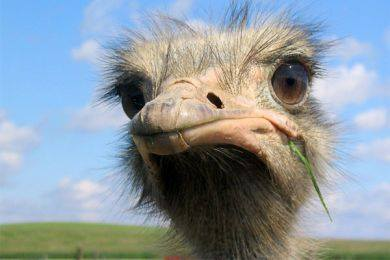
#> input picture LAB3/strus.jpeg, 390 x 260 px
$ python server_zad3.py
#> lines starting #> are read from the running program, lines starting #| are printed output that depends on the picture
### LAB3/zad1.py
import os
import numpy as np
from PIL import Image
from multiprocessing import Pool

# [54 lines left out: functions replicate_edges, edge_filter, not called in this run]

def determine_split_type(n_clients): # możaby też na takie pionowe paski po prostu podzielić
    if n_clients < 1:
        return 1, 1

    rows = int(np.sqrt(n_clients))
    cols = n_clients // rows

    if rows * cols != n_clients:
        return 1, n_clients

    return rows, cols

def split_image(image, n_clients):
    rows, cols = determine_split_type(n_clients)
    width, height = image.size
    fragment_width = width // cols
    fragment_height = height // rows
    fragments = []
    coords = []
    output_dir = 'image_fragments'
    os.makedirs(output_dir, exist_ok=True)

    for i in range(rows):
        for j in range(cols):
            left = j * fragment_width
            top = i * fragment_height
            right = (j + 1) * fragment_width
            down = (i + 1) * fragment_height
            fragment = image.crop((left, top, right, down))
            fragments.append(fragment)
            coords.append((left, top, right, down))
            fragment.save(f'{output_dir}/fragment_{i}_{j}.jpg')

    return fragments, coords

# [18 lines left out: functions merge_image, process_image, not called in this run]


# [7 lines that do not run on import are left out]


### LAB3/server_zad3.py
import socket
import base64
from io import BytesIO
from PIL import Image
from zad1 import split_image, merge_image

def send_all(sock, image):
    image_buffer = BytesIO()
    image.save(image_buffer, format="JPEG", quality=64)
    image_data = image_buffer.getvalue()

    encoded_image = base64.b64encode(image_data).decode('utf-8')

    sock.sendall(len(encoded_image).to_bytes(4, byteorder='big'))
    sock.sendall(encoded_image.encode('utf-8'))

def receive_all(sock):
    length = int.from_bytes(sock.recv(4), byteorder='big')
    encoded_data = b''
    while len(encoded_data) < length:
        packet = sock.recv(4096)
        if not packet:
            break
        encoded_data += packet

    decoded_data = base64.b64decode(encoded_data)

    image_buffer = BytesIO(decoded_data)
    image = Image.open(image_buffer)
    return image

def server_main(image_path, n_clients):
#> called with image_path = 'strus.jpeg', n_clients = 2
    image = Image.open(image_path).convert("L")
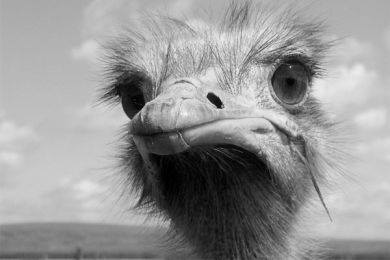
#> image: PIL image 390x260 L; min 0, max 247, mean 150.9
    fragments, coords  = split_image(image, n_clients)
#> the loop in split_image, `for i in range(rows):` made 1 pass
#> pass 1, in split_image, `fragment.save(f'{output_dir}/fragment_{i}_{j}.jpg')`:
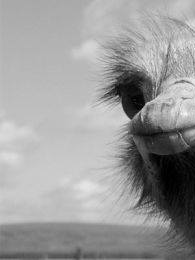
#> saved as fragment_0_0.jpg: PIL image 195x260 L; min 0, max 246, mean 155.1
#> pass 1, in split_image, `fragment.save(f'{output_dir}/fragment_{i}_{j}.jpg')`:
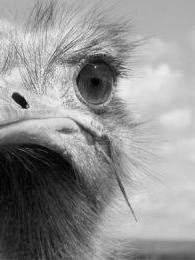
#> saved as fragment_0_1.jpg: PIL image 195x260 L; min 0, max 247, mean 146.8
#> after the loop in split_image, `for i in range(rows):`: coords = [(0, 0, 195, 260), (195, 0, 390, 260)]; fragments = 2 items
#> fragments = 2 items; coords = [(0, 0, 195, 260), (195, 0, 390, 260)]

#> (the run stopped early here; a loop or call above may not have finished)
